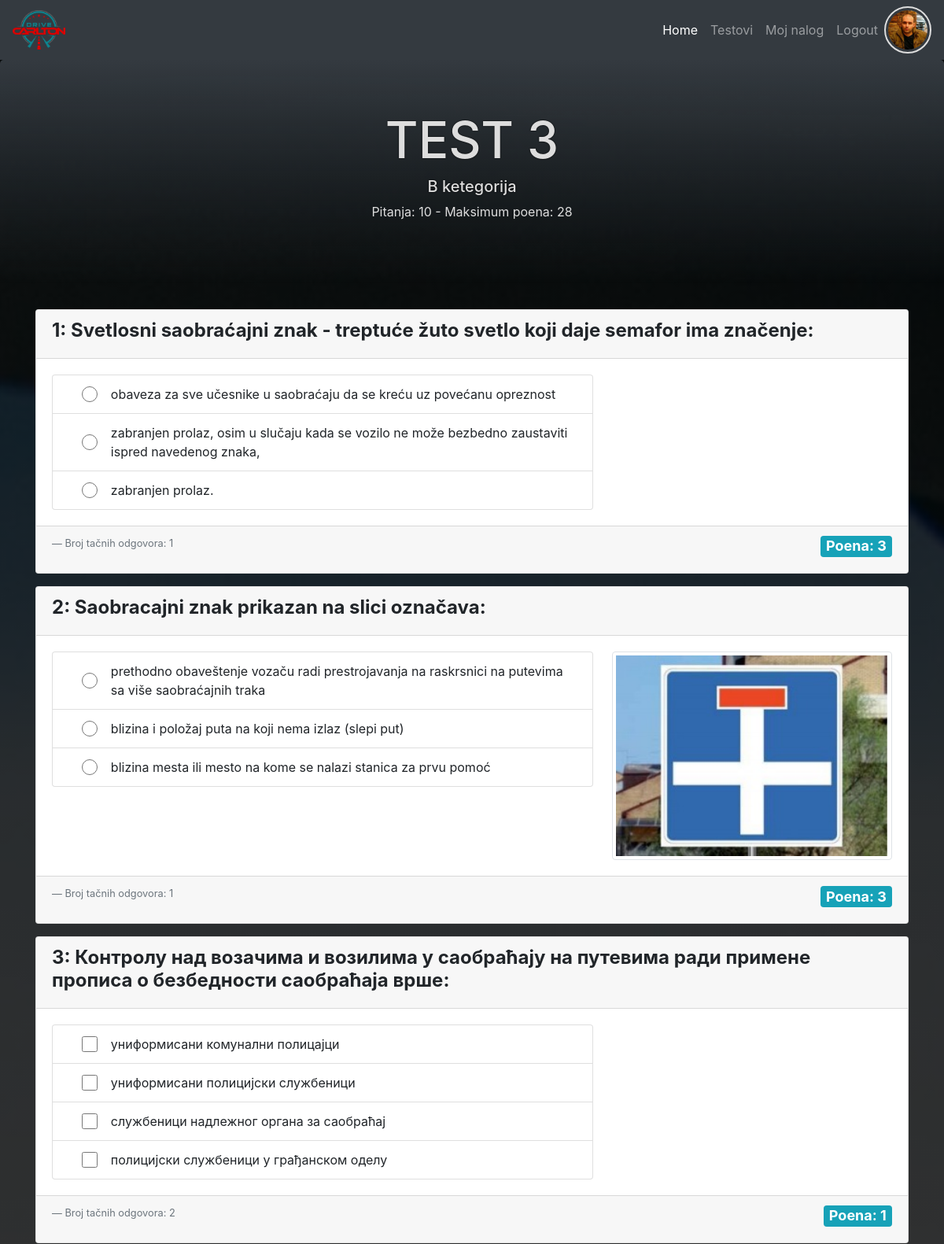
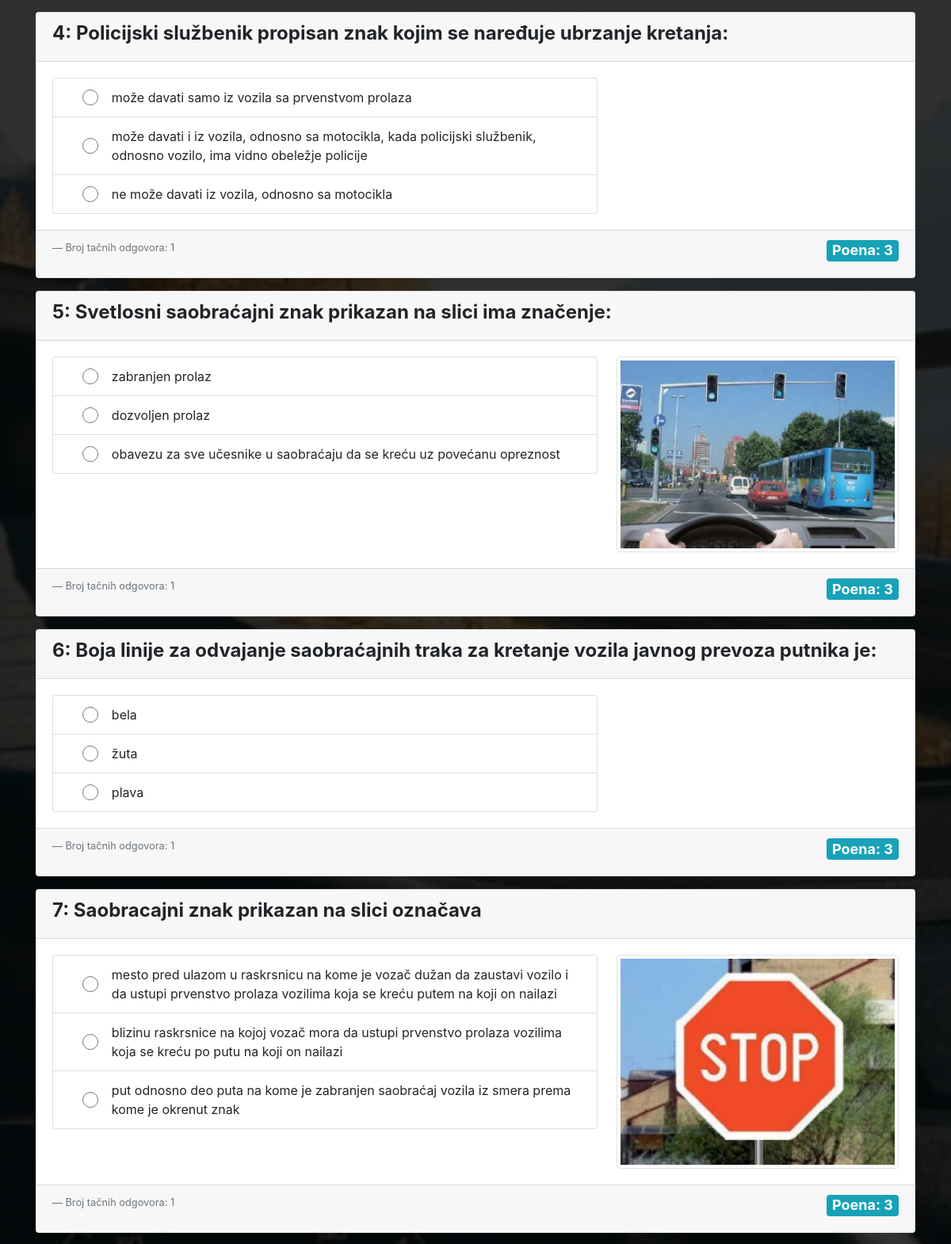
Page /test.php/testovi.php?id=6 (signed in, upper part) on the committed database (2 pictures, top to bottom).
### tables this page shows
CREATE TABLE `users` (
  `id` int(11) NOT NULL,
  `first_name` varchar(50) NOT NULL,
  `last_name` varchar(50) NOT NULL,
  `date_birth` date NOT NULL,
  `email` varchar(50) NOT NULL,
  `password` varchar(60) NOT NULL,
  `created_at` timestamp NOT NULL DEFAULT CURRENT_TIMESTAMP,
  `last_login` timestamp NOT NULL DEFAULT CURRENT_TIMESTAMP,
  `profil_img` varchar(60) DEFAULT NULL,
  `role_id` int(11) DEFAULT NULL
);

CREATE TABLE `tests` (
  `id` int(11) NOT NULL,
  `test_name` varchar(150) NOT NULL,
  `category_id` int(11) NOT NULL
);

CREATE TABLE `test_category` (
  `id` int(11) NOT NULL,
  `category_name` varchar(50) NOT NULL,
  `icon` varchar(50) NOT NULL
);

CREATE TABLE `test_question` (
  `test_id` int(11) NOT NULL,
  `question_id` int(11) NOT NULL,
  `points` int(11) NOT NULL
);

CREATE TABLE `question` (
  `id` int(11) NOT NULL,
  `question` text NOT NULL,
  `atach` varchar(50) DEFAULT NULL,
  `answers` int(10) DEFAULT '1',
  `points` int(10) DEFAULT '1'
);

CREATE TABLE `solution` (
  `id` int(11) NOT NULL,
  `question_id` int(11) NOT NULL,
  `solution` varchar(255) NOT NULL,
  `corect` int(11) NOT NULL DEFAULT '0'
);

### test.php (called while the page is built, shortened)
<?php
require_once "core/init.php";
$user_info = $User->selectSingleJoin(
    ["users", "roles"],
    "role_id",
    ["id" => $_SESSION["id"]]
);
$test_info = $Tests->testInfo(["id" => $_GET["id"]]);
$questions =$Tests->getTestQuestions(["test_id"  => $_GET["id"]]);
require_once ROOT . "/view/test.view.php";

### core/init.php (called while the page is built, shortened)
<?php
require_once "config.php";
$database = $conn_config["home_desktop"];
require_once "classes/Conection.php";
require_once "classes/QueryBuilder.php";
require_once "classes/User.php";
require_once "classes/Tests.php";
$User         = new User($database);
$Tests        = new Tests($database);

### core/classes/User.php (called while the page is built, shortened)
<?php
class User extends QueryBuilder
{
    public function isLoged()
    {
        if (isset($_SESSION["id"])) {
            return false;
        } else {
            return true;
        }
    }
}

### core/classes/QueryBuilder.php (called while the page is built, shortened)
<?php
class QueryBuilder extends Connection
{
    public function selectSingleJoin(array $table, String $join_on, $criteria)
    {
        $key = key($criteria);
        $sql = "SELECT
                {$table[0]}.*, {$table[0]}.id {$table[0]}_id, {$table[1]}.*
                FROM {$table[0]}
                JOIN {$table[1]}
                ON {$table[0]}.{$join_on} = {$table[1]}.id
                WHERE {$table[0]}.{$key} = :{$key}";
        $qry = $this->db->prepare($sql);
        $qry->execute($criteria);
        $result = $qry->fetch(PDO::FETCH_OBJ);
        return $result;
    }
}

### core/classes/Conection.php (called while the page is built, shortened)
<?php
class Connection
{
    public function __construct($database)
    {
        try {
            $this->db = new PDO("mysql:host={$database['host']};dbname={$database['dbname']};charset=UTF8", $database["user"], $database["password"]);
        } catch (PDOException $err) {
            die("Doslo je do greske. Nije moguce konektovati se sa bazom - " . $err->getMessage());
        }
    }
}

### core/classes/Tests.php (called while the page is built, shortened)
<?php
class Tests extends QueryBuilder
{
    public function getTestQuestions($data)
    {
        $sql = "SELECT
                q.id,
                q.question,
                q.atach,
                q.answers,
                q.points,
                tq.test_id
                FROM test_question tq
                JOIN question q
                ON tq.question_id = q.id
                WHERE tq.test_id = :test_id";
        $qry = $this->db->prepare($sql);
        $qry->execute($data);
        $question = $qry->fetchAll(PDO::FETCH_ASSOC);
        $sql = "SELECT
                question_id,
                id,
                solution,
                corect
                FROM solution s
                ";
        $qry = $this->db->prepare($sql);
        $qry->execute();
        $qs       = [];
        $solution = $qry->fetchAll(PDO::FETCH_GROUP | PDO::FETCH_ASSOC);
        foreach ($question as $q) {
            if (isset($solution[$q["id"]])) {
                array_push($qs, ["question" => $q, "solution" => $solution[$q["id"]]]);
            } else {
                array_push($qs, ["question" => $q, "solution" => null]);
            }
        }
        return $qs;
    }
    public function testInfo($data)
    {
        $sql = "SELECT
                t.id,
                t.test_name,
                tc.category_name,
                COUNT(tq.test_id) number_questions,
                SUM(tq.points) max_points
                FROM tests t
                LEFT JOIN test_question tq ON t.id = tq.test_id
                JOIN test_category tc ON tc.id = t.category_id
                WHERE t.id = :id
                GROUP BY t.id
                ";
        $qry = $this->db->prepare($sql);
        $qry->execute($data);
        $result = $qry->fetch(PDO::FETCH_ASSOC);
        return $result;
    }
}

### view/test.view.php (the view, shortened to what this page needs)
<?php
require ROOT . "/include/top.php";
require ROOT . "/include/main_nav.php";
?>
<header class="jumbotron text-center">
    <h1><?php echo $test_info["test_name"]; ?></h1>
    <h5><?php echo $test_info["category_name"]; ?></h5>
    <p><?php echo "Pitanja: {$test_info["number_questions"]} - Maksimum poena: {$test_info["max_points"]}"; ?></p>
</header>
<section class="container">
    <article class="row no-gutters mt-4">
        <form class="col-12" method="POST" action="test.php?id=<?php echo $_GET["id"]; ?>">
            <?php $i=1; foreach($questions as $val): ?>
            <?php $q=$val["question"]; ?>
            <?php $s=$val["solution"]; ?>
            <div class="card mb-3">
                <div class="card-header">
                    <div>
                        <h4 class="font-weight-bold"><?php echo "{$i}: {$q["question"]}"; ?></h4>
                    </div>
                </div>
                <div class="card-body row no-gutters">
                    <div class="option col-md-8">
                        <?php if(isset($s) && count($s)>0): ?>
                        <ul class="list-group mr-md-4">
                            <?php foreach($s as $sol): ?>
                            <li class="list-group-item d-flex align-items-center">
                                <input class="form-control col-1"
                                    type="<?php echo ($q["answers"]==1) ? "radio" : "checkbox"; ?>"
                                    id="<?php echo "radio{$sol["id"]}"; ?>"
                                    name="<?php echo ($q["answers"]==1) ? "answer[{$q["id"]}]" : "answer[{$q["id"]}][{$sol["id"]}]" ; ?>"
                                    value="<?php echo ($q["answers"]==1) ? $sol["id"] : $sol["id"]; ; ?>">
                                <label class="flex-grow-1 mb-0"
                                    for="<?php echo "radio{$sol["id"]}"; ?>"><?php echo $sol["solution"]; ?></label>
                            </li>
                            <?php endforeach; ?>
                        </ul>
                        <?php endif; ?>
                    </div>
                    <?php if($q["atach"]): ?>
                    <div class="atach-img col-md-4">
                        <img class="p-1 border rounded" src="<?php echo SRC_URI . $q["atach"] ; ?>"
                            alt="">
                    </div>
                    <?php endif; ?>
                </div>
                <div class="card-footer d-flex justify-content-between align-items-start">
                    <p class="blockquote-footer">Broj tačnih odgovora: <?php echo $q["answers"]; ?></p>
                    <div><span class="badge badge-info">Poena: <?php echo $q["points"]; ?></span></div>
                </div>
            </div>
            <?php $i++; endforeach; ?>
        </form>
    </article>
</section>
<?php
require ROOT . "/include/bottom.php";
?>

### include/main_nav.php (shortened to what this page needs)
<nav class="navbar navbar-expand-lg navbar-dark bg-dark">
    <a class="navbar-brand" href="<?php echo ROOT_URL; ?>"><img class="img-fluid" src="asset/logo-sm.png" alt=""></a>
    <div class="collapse navbar-collapse" id="navbarNav">
        <ul class="navbar-nav ml-auto">
            <li class="nav-item active">
                <a class="nav-link" href="<?php echo ROOT_URL; ?>">Home</a>
            </li>
            <li class="nav-item">
                <a class="nav-link" href="<?php echo ROOT_URL; ?>/testovi.php">Testovi</a>
            </li>
            <?php if($User->isLoged()): ?>
            <li class="nav-item">
                <a class="nav-link" href="<?php echo ROOT_URL; ?>/login_register.php">Login / Register</a>
            </li>
            <?php else: ?>
            <li class="nav-item">
                <a class="nav-link" href="<?php echo ROOT_URL; ?>/user.php">Moj nalog</a>
            </li>
            <li class="nav-item">
                <a class="nav-link" href="<?php echo ROOT_URL; ?>/logout.php">Logout</a>
            </li>
            <?php endif; ?>
        </ul>
        <?php if(!$User->isLoged()): ?>
        <div class="loged-profil">
            <a href="user.php"><img src="<?php echo SRC_URI . ($user_info->profil_img ?:"../asset/logo-sm.png"); ?>"
                    alt=""></a>
        </div>
        <?php endif; ?>
    </div>
</nav>

### css/style.css (style rules this page uses)
* { margin: 0; padding: 0; box-sizing: border-box; }
body { background: linear-gradient(rgba(0, 0, 0, 0.8), rgba(0, 0, 0, 0.8)), url(../asset/bg.jpg); background-position: center top; background-size: cover; background-attachment: fixed; }
.jumbotron { background: linear-gradient(to bottom, rgba(52, 58, 64, 1), rgba(0, 0, 0, 0)); color: #ddd; }
h1 { text-transform: uppercase; font-size: 4rem; }
h1, h1 + * { text-shadow: 0 0 2px #000; }
.navbar-brand img, .loged-profil img { height: 50px; }
.atach-img img { height: auto; width: 100%; display: block; object-fit: cover; }
.loged-profil img { border: 2px solid #ddd; padding: 3px; border-radius: 50%; width: 60px; height: 60px; object-fit: cover; }
.option label, .option input { cursor: pointer; }
.option input[type="checkbox"], .option input[type="radio"] { height: 20px; }
.badge { font-size: 18px; }

### rows in the picture
users: profil_img (picture)
tests: test_name "TEST 3", test_category.category_name "B ketegorija"
test_question: question.question "Svetlosni saobraćajni znak - treptuće žuto svetlo koji daje semafor ima značenje:", question.answers "1", question.points "3"
solution: solution "obaveza za sve učesnike u saobraćaju da se kreću uz povećanu opreznost"
question: answers "☐ obaveza za sve učesnike u saob", answers "☐ zabranjen prolaz, osim u sluča", answers "☐ zabranjen prolaz."
solution: solution "zabranjen prolaz, osim u slučaju kada se vozilo ne može bezbedno zaustaviti ispred navedenog znaka,"
solution: solution "zabranjen prolaz."
test_question: question.question "Saobracajni znak prikazan na slici označava:", question.atach (picture), question.answers "1", question.points "3"
solution: solution "prethodno obaveštenje vozaču radi prestrojavanja na raskrsnici na putevima sa više saobraćajnih traka"
question: answers "☐ prethodno obaveštenje vozaču r", answers "☐ blizina i položaj puta na koji", answers "☐ blizina mesta ili mesto na kom"
solution: solution "blizina i položaj puta na koji nema izlaz (slepi put)"
solution: solution "blizina mesta ili mesto na kome se nalazi stanica za prvu pomoć"
test_question: question.question "Контролу над возачима и возилима у саобраћају на путевима ради примене прописа о безбедности саобраћаја врше:", question.answers "2", question.points "1"
solution: solution "униформисани комунални полицајци"
solution: solution "униформисани полицијски службеници"
solution: solution "службеници надлежног органа за саобраћај"
solution: solution "полицијски службеници у грађанском оделу"
test_question: question.question "Policijski službenik propisan znak kojim se naređuje ubrzanje kretanja:", question.answers "1", question.points "3"
solution: solution "može davati samo iz vozila sa prvenstvom prolaza"
question: answers "☐ može davati samo iz vozila sa", answers "☐ može davati i iz vozila, odnos", answers "☐ ne može davati iz vozila, odno"
solution: solution "može davati i iz vozila, odnosno sa motocikla, kada policijski službenik, odnosno vozilo, ima vidno obeležje policije"
solution: solution "ne može davati iz vozila, odnosno sa motocikla"
test_question: question.question "Svetlosni saobraćajni znak prikazan na slici ima značenje:", question.atach (picture), question.answers "1", question.points "3"
solution: solution "zabranjen prolaz"
question: answers "☐ zabranjen prolaz", answers "☐ dozvoljen prolaz", answers "☐ obavezu za sve učesnike u saob"
solution: solution "dozvoljen prolaz"
solution: solution "obavezu za sve učesnike u saobraćaju da se kreću uz povećanu opreznost"
test_question: question.question "Boja linije za odvajanje saobraćajnih traka za kretanje vozila javnog prevoza putnika je:", question.answers "1", question.points "3"
solution: solution "bela"
question: answers "☐ bela", answers "☐ žuta", answers "☐ plava"
solution: solution "žuta"
solution: solution "plava"
test_question: question.question "Saobracajni znak prikazan na slici označava", question.atach (picture), question.answers "1", question.points "3"
solution: solution "mesto pred ulazom u raskrsnicu na kome je vozač dužan da zaustavi vozilo i da ustupi prvenstvo prolaza vozilima koja se kreću putem na koji on nailazi"
question: answers "☐ mesto pred ulazom u raskrsnicu", answers "☐ blizinu raskrsnice na kojoj vo", answers "☐ put odnosno deo puta na kome j"
solution: solution "blizinu raskrsnice na kojoj vozač mora da ustupi prvenstvo prolaza vozilima koja se kreću po putu na koji on nailazi"
solution: solution "put odnosno deo puta na kome je zabranjen saobraćaj vozila iz smera prema kome je okrenut znak"

### other values in the picture
$test_info["number_questions"] "10"
$test_info["max_points"] "28"
